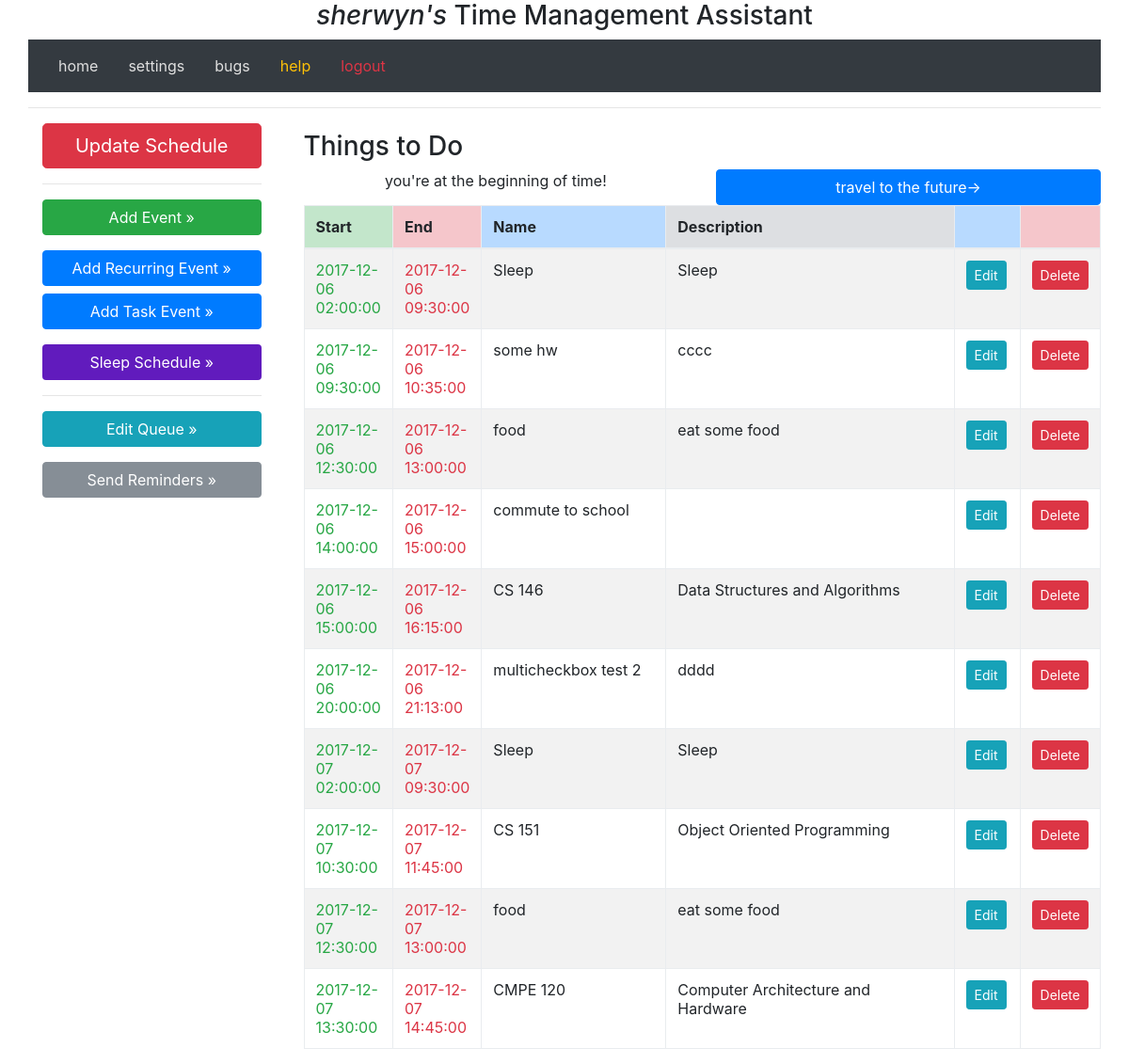
The page /index/ (signed in) on the database its author committed.
### project/models.py (models this page shows, shortened)
class User(UserMixin, db.Model):
    __tablename__ = 'users'
    id       = db.Column(db.Integer, primary_key=True, unique=True)
    nickname = db.Column(db.String(64), nullable=True, index=True, unique=False)
    email    = db.Column(db.String(256), nullable=False, unique=True)
    phone    = db.Column(db.String(256), nullable=True,index=True, unique=False)
    cellphone_provider = db.Column(db.String(256), nullable=True, index=True, unique=False)
    reminder_frequency = db.Column(db.Time, nullable=True, index=True, unique=False)
    last_reminder = db.Column(db.DateTime, nullable=True, index=True, unique=False)
    events  = db.relationship('UserEvent', backref='author', lazy='dynamic')
    scheduleevents = db.relationship('UserScheduleEvent', backref='author', lazy='dynamic')
    @property
    def is_authenticated(self):
        return True

class UserScheduleEvent(db.Model):
    __tablename__ = 'scheduleevents'
    user_id = db.Column(db.Integer, db.ForeignKey('users.id'))
    id = db.Column(db.Integer, primary_key=True)
    name = db.Column(db.String(128), nullable=True, index=True, unique=False)
    desc = db.Column(db.String(1024), nullable=True, index=True, unique=False)
    extra_info = db.Column(db.String(1024), nullable=True, index=True, unique=False)
    start = db.Column(db.DateTime)
    end = db.Column(db.DateTime)

### project/views.py (the view)
@app.route('/', methods=['GET', 'POST'])
@app.route('/index/', methods=['GET', 'POST'])
@app.route('/index/<int:page>', methods=['GET', 'POST'])
def index(page=1):
    if current_user.is_authenticated:
        schedule_events = current_user.scheduleevents.filter(UserScheduleEvent.end >= datetime.datetime.today()).paginate(page, EVENTS_PER_PAGE, False)
        return render_template('index.html', todolist=schedule_events)
    else:
        return render_template('index.html')

### project/views.py (called while the page is built)
@login_manager.user_loader
def load_user(id):
    return User.query.get(int(id))

### project/templates/index.html (shortened to what this page needs)
{% extends "base.html" %}
{% block content %}
    {% if current_user.is_authenticated %}
        <div class="row">
            <div class="col-sm-3 rounded">
                <div class="container-fluid">
                <nav class="hidden-xs-down bg-faded sidebar">
                    <div>
                        <a class="btn btn-lg btn-danger btn-block" href="{{ url_for('update_schedule') }}" role="button">Update Schedule</a>
                        <hr/>
                        <a class="btn btn-xs btn-success btn-block" href="{{ url_for('add_event', event_type='regular') }}"   role="button">Add Event &raquo;</a></p>
                        <a class="btn btn-xs btn-primary btn-block" href="{{ url_for('add_event', event_type='recurring') }}" role="button">Add Recurring Event &raquo;
                        <a class="btn btn-xs btn-primary btn-block" href="{{ url_for('add_event', event_type='task') }}"      role="button">Add Task Event &raquo;</a></p>
                        <a class="btn btn-xs btn-sample  btn-block" href="{{ url_for('add_event', event_type='sleep') }}"     role="button">Sleep Schedule &raquo;</a></p>
                        <hr/>
                        <a class="btn btn-info btn-block" href="{{ url_for('edit_queue') }} " role="button">Edit Queue &raquo;</a></p>
                        <a class="btn btn-secondary btn-block" href="{{ url_for('send_reminders') }}" role="button">Send Reminders &raquo;</a></p>
                    </div>
                </nav>
                </div>
            </div>
            <main class="col-sm-9 wrapper">
                <div class="container-fluid">
                        <div class="row"><h4></h4></div>
                    </div>
                    <div class="row">
                        <div class='col-md-12'>
                            <h3>Things to Do</h3>
                            {% include 'todolist.html' %}
                        </div>
                    </div>
                </div>
        </div>
    {% else %}
        <div class='jumbotron'>
            <h1 class="display-3">Welcome to your new Time Management Assistant.</h2>
            <p>Login with Google</p>
            <p><a class="btn btn-success btn-lg" href="{{ url_for('login') }}">login &raquo;</a></p>
        </div>
    {% endif %}
{% endblock %}

### project/templates/base.html (shortened to what this page needs)
<html>
    <head>
        <link href="/static/css/bootstrap.min.css" rel="stylesheet" media="screen">
        <link href="/static/css/custom.css" rel="stylesheet" media="screen">
    </head>
    <body>
        <div class="container">
            <center><h3>{% if current_user.is_authenticated %}<span class="font-italic">{{ current_user.nickname }}'s </span>{% endif %}<span class="font-bold">Time Management Assistant</span></h3></center>
            <nav class="navbar navbar-expand-lg navbar-light bg-dark">
                <a class='nav-link' href="{{ url_for('index') }}">home</a>
                {% if current_user.is_authenticated %}
                <a class='nav-link' href="{{ url_for('edit') }}">settings</a>
                {% endif %}
                <a class='nav-link' href="https://gitreports.com/issue/ika-musuko/tma/">bugs</a>
                <a class='nav-link' href="{{ url_for('help') }}"><span class="text-warning">help</span></a>
                {% if current_user.is_authenticated %}
                <a class='nav-link' href="{{ url_for('logout') }}"><span class="text-danger">logout</span></a>
                {% else %}
                <a class='nav-link' href="{{ url_for('login') }}"><span class="text-success">login</span></a>
                {% endif %}
            </nav>
        <hr>
        <div class="container">
            <div class="content">
                {% block content %}
                {% endblock %}
            </div>
        </div>
    </body>
</html>

### project/templates/todolist.html
{% if todolist.items|length < 1 %}
<p>Nothing to do!</p>
{% else %}
<table class="table table-striped table-bordered">
    <thead>
        <th class="table-success">Start</th>
        <th class="table-danger" >End</th>
        <th class="table-primary"   >Name</th>
        <th class="table-secondary"   >Description</th>
        <th class="table-primary"   ></th>
        <th class="table-danger"   ></th>
    </thead>
    <center>
        <div class="row">
            <div class="col-sm">
                {% if todolist.has_prev %}
                    <a class=" btn btn-danger btn-space btn-block" role="button" href="{{ url_for('index', page=todolist.prev_num) }}">←go back in time</a>
                {% else %}
                <div>you're at the beginning of time!</div>
                {% endif %}
            </div>
            <div class="col-sm">
                {% if todolist.has_next %}
                    <a class="btn btn-primary btn-space btn-block" role="button" href="{{ url_for('index', page=todolist.next_num) }}">travel to the future→</a>
                {% else %}
                    <div>we're not that good at predicting the future...</div>
                {% endif %}
            </div>
        </div>
    </center>
    <tbody data-link="row">
        {% for e in todolist.items %}
        <tr>
            <td class="col-sm-1 text-success">{{ e.start.replace(microsecond=0).replace(second=0) }}</td>
            <td class="col-sm-1 text-danger">{{ e.end.replace(microsecond=0).replace(second=0) }}</td>
            <td class="col-sm-3">{{ e.name }}</td>
            <td class="col-sm-5">{{ e.desc }}</td>
            <td class="col-sm-1"><a href="{{ url_for('edit_schedule_event', id=e.id) }}" class="btn-sm btn btn-info" role="button">Edit</a></td>
            <td class="col-sm-1"><a href="{{ url_for('delete_schedule_event', id=e.id) }}" class="btn-sm btn btn-danger" role="button">Delete</a></td>
        </tr>
        {% endfor %}
    </tbody>
</table>
{% endif %}

### project/static/css/custom.css (style rules this page uses)
.content { padding: 0px 0px; }
.container { border-radius: 6px; padding: 0px; }
.navbar a:link { color: #dfdfdf; text-decoration: none; }
.sidebar { padding-left: 0; padding-right: 0; }
.btn-sample { color: #ffffff; background-color: #611BBD; }

### rows shown on the page
User: nickname "sherwyn"
UserScheduleEvent: start.replace "2017-12-06 02:00:00", end.replace "2017-12-06 09:30:00", name "Sleep", desc "Sleep"
UserScheduleEvent: start.replace "2017-12-06 09:30:00", end.replace "2017-12-06 10:35:00", name "some hw", desc "cccc"
UserScheduleEvent: start.replace "2017-12-06 12:30:00", end.replace "2017-12-06 13:00:00", name "food", desc "eat some food"
UserScheduleEvent: start.replace "2017-12-06 14:00:00", end.replace "2017-12-06 15:00:00", name "commute to school"
UserScheduleEvent: start.replace "2017-12-06 15:00:00", end.replace "2017-12-06 16:15:00", name "CS 146", desc "Data Structures and Algorithms"
UserScheduleEvent: start.replace "2017-12-06 20:00:00", end.replace "2017-12-06 21:13:00", name "multicheckbox test 2", desc "dddd"
UserScheduleEvent: start.replace "2017-12-07 02:00:00", end.replace "2017-12-07 09:30:00", name "Sleep", desc "Sleep"
UserScheduleEvent: start.replace "2017-12-07 10:30:00", end.replace "2017-12-07 11:45:00", name "CS 151", desc "Object Oriented Programming"
UserScheduleEvent: start.replace "2017-12-07 12:30:00", end.replace "2017-12-07 13:00:00", name "food", desc "eat some food"
UserScheduleEvent: start.replace "2017-12-07 13:30:00", end.replace "2017-12-07 14:45:00", name "CMPE 120", desc "Computer Architecture and Hardware"
